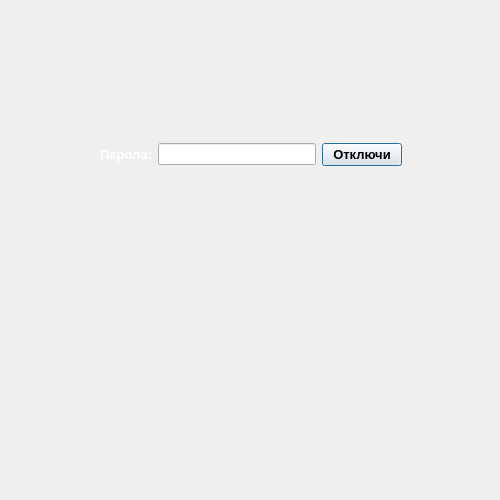
<?xml version="1.0" encoding="UTF-8"?>
<ui version="4.0">
 <class>TimerEncryptionDialog</class>
 <widget class="QDialog" name="TimerEncryptionDialog">
  <property name="geometry">
   <rect>
    <x>0</x>
    <y>0</y>
    <width>500</width>
    <height>500</height>
   </rect>
  </property>
  <property name="windowTitle">
   <string>Dialog</string>
  </property>
  <widget class="QWidget" name="">
   <property name="geometry">
    <rect>
     <x>100</x>
     <y>140</y>
     <width>302</width>
     <height>29</height>
    </rect>
   </property>
   <layout class="QHBoxLayout" name="horizontalLayout">
    <item>
     <widget class="QLabel" name="label">
      <property name="palette">
       <palette>
        <active>
         <colorrole role="WindowText">
          <brush brushstyle="SolidPattern">
           <color alpha="255">
            <red>255</red>
            <green>255</green>
            <blue>255</blue>
           </color>
          </brush>
         </colorrole>
         <colorrole role="Text">
          <brush brushstyle="SolidPattern">
           <color alpha="255">
            <red>255</red>
            <green>255</green>
            <blue>255</blue>
           </color>
          </brush>
         </colorrole>
         <colorrole role="ButtonText">
          <brush brushstyle="SolidPattern">
           <color alpha="255">
            <red>255</red>
            <green>255</green>
            <blue>255</blue>
           </color>
          </brush>
         </colorrole>
        </active>
        <inactive>
         <colorrole role="WindowText">
          <brush brushstyle="SolidPattern">
           <color alpha="255">
            <red>255</red>
            <green>255</green>
            <blue>255</blue>
           </color>
          </brush>
         </colorrole>
         <colorrole role="Text">
          <brush brushstyle="SolidPattern">
           <color alpha="255">
            <red>255</red>
            <green>255</green>
            <blue>255</blue>
           </color>
          </brush>
         </colorrole>
         <colorrole role="ButtonText">
          <brush brushstyle="SolidPattern">
           <color alpha="255">
            <red>255</red>
            <green>255</green>
            <blue>255</blue>
           </color>
          </brush>
         </colorrole>
        </inactive>
        <disabled>
         <colorrole role="WindowText">
          <brush brushstyle="SolidPattern">
           <color alpha="255">
            <red>120</red>
            <green>120</green>
            <blue>120</blue>
           </color>
          </brush>
         </colorrole>
         <colorrole role="Text">
          <brush brushstyle="SolidPattern">
           <color alpha="255">
            <red>120</red>
            <green>120</green>
            <blue>120</blue>
           </color>
          </brush>
         </colorrole>
         <colorrole role="ButtonText">
          <brush brushstyle="SolidPattern">
           <color alpha="255">
            <red>120</red>
            <green>120</green>
            <blue>120</blue>
           </color>
          </brush>
         </colorrole>
        </disabled>
       </palette>
      </property>
      <property name="font">
       <font>
        <pointsize>10</pointsize>
        <weight>75</weight>
        <bold>true</bold>
       </font>
      </property>
      <property name="text">
       <string>Парола:</string>
      </property>
     </widget>
    </item>
    <item>
     <widget class="QLineEdit" name="PasswordLine">
      <property name="echoMode">
       <enum>QLineEdit::Password</enum>
      </property>
     </widget>
    </item>
    <item>
     <widget class="QPushButton" name="UnlockButton">
      <property name="palette">
       <palette>
        <active>
         <colorrole role="WindowText">
          <brush brushstyle="SolidPattern">
           <color alpha="255">
            <red>0</red>
            <green>0</green>
            <blue>0</blue>
           </color>
          </brush>
         </colorrole>
         <colorrole role="Text">
          <brush brushstyle="SolidPattern">
           <color alpha="255">
            <red>0</red>
            <green>0</green>
            <blue>0</blue>
           </color>
          </brush>
         </colorrole>
         <colorrole role="ButtonText">
          <brush brushstyle="SolidPattern">
           <color alpha="255">
            <red>0</red>
            <green>0</green>
            <blue>0</blue>
           </color>
          </brush>
         </colorrole>
        </active>
        <inactive>
         <colorrole role="WindowText">
          <brush brushstyle="SolidPattern">
           <color alpha="255">
            <red>0</red>
            <green>0</green>
            <blue>0</blue>
           </color>
          </brush>
         </colorrole>
         <colorrole role="Text">
          <brush brushstyle="SolidPattern">
           <color alpha="255">
            <red>0</red>
            <green>0</green>
            <blue>0</blue>
           </color>
          </brush>
         </colorrole>
         <colorrole role="ButtonText">
          <brush brushstyle="SolidPattern">
           <color alpha="255">
            <red>0</red>
            <green>0</green>
            <blue>0</blue>
           </color>
          </brush>
         </colorrole>
        </inactive>
        <disabled>
         <colorrole role="WindowText">
          <brush brushstyle="SolidPattern">
           <color alpha="255">
            <red>120</red>
            <green>120</green>
            <blue>120</blue>
           </color>
          </brush>
         </colorrole>
         <colorrole role="Text">
          <brush brushstyle="SolidPattern">
           <color alpha="255">
            <red>120</red>
            <green>120</green>
            <blue>120</blue>
           </color>
          </brush>
         </colorrole>
         <colorrole role="ButtonText">
          <brush brushstyle="SolidPattern">
           <color alpha="255">
            <red>120</red>
            <green>120</green>
            <blue>120</blue>
           </color>
          </brush>
         </colorrole>
        </disabled>
       </palette>
      </property>
      <property name="font">
       <font>
        <pointsize>10</pointsize>
        <weight>75</weight>
        <bold>true</bold>
       </font>
      </property>
      <property name="text">
       <string>Отключи</string>
      </property>
     </widget>
    </item>
   </layout>
  </widget>
 </widget>
 <resources/>
 <connections/>
</ui>
